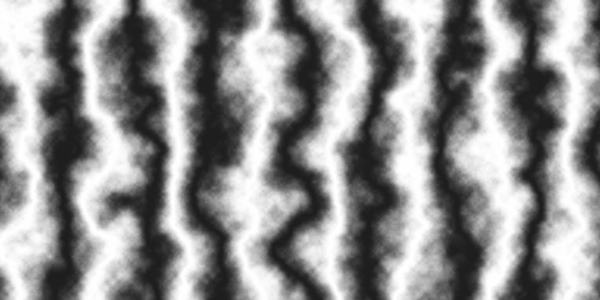
Frame 1 (no input)
Frame 2 (the mouse pressed at the canvas centre, redrawn once): identical to frame 1, image omitted

The Processing sketch that drew this single still picture (run headless with seeded random() and noise(); the mouse was pressed at the canvas centre and the sketch redrawn once):

// Processing sketch: sketch_7_2
// ── sketch_7_2.pde
void setup() {
  size(600, 300);
  noLoop();
}

void draw() {
  background(0);
  noiseSeed(777);
  noiseDetail(6, 0.5);
  float scale = 0.02;    //noise scale
  float warp = 80.0;     //how strong the distortion is
  float freq = 0.08;     //stripe frequency
  loadPixels();
  
  for (int y = 0; y < height; y++) {
    for (int x = 0; x < width; x++) {
      // noise-based displacement
      float n = noise(x * scale, y * scale);
      float offset = (n - 0.5) * warp;
      
      //stripe pattern, warped by noise
      float v = sin((x + offset) * freq);

      // map to grayscale
      int c = int(map(v, -1, 1, 30, 255));
      pixels[y * width + x] = color(c);
    }
  }
  updatePixels();
}
